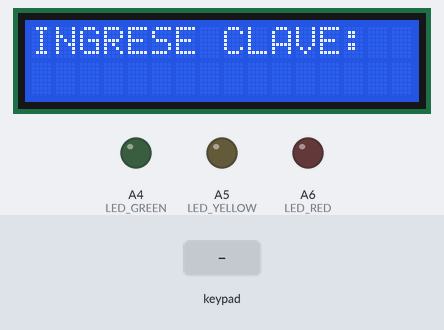
The sketch below on a simulated Arduino Mega 2560, built with avr-gcc and run on an emulated ATmega2560. Shown: 16×2 character LCD, output pins drawn as LEDs (lit = HIGH). The test bench sets the inputs (shaded band).

Above: at 1.2 s.
1.3 s: keypad keys 3 3 3 3 * pressed 0.4 s apart
At 3.5 s:
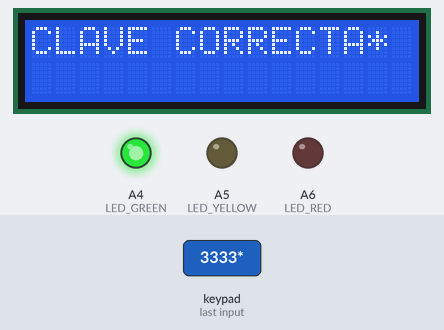
4.8 s: keypad keys 3 3 3 3 pressed 0.4 s apart
At 7.3 s:
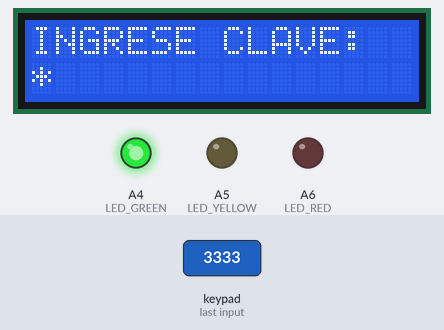
7.9 s: key '1' pressed
At 8.6 s:
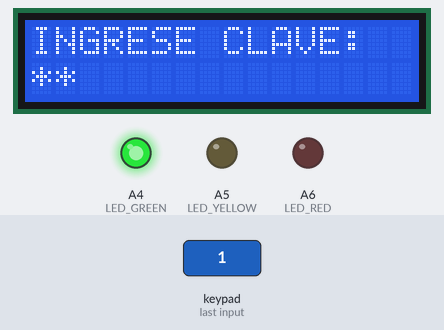
9.4 s: key '2' pressed
At 9.9 s:
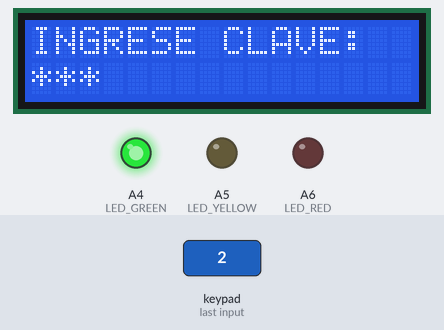
10.9 s: keypad keys 3 3 3 3 = pressed 0.4 s apart
At 14.5 s:
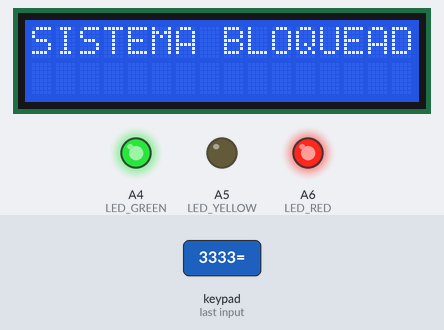
15.1 s: keypad keys 5 4 3 2 pressed 0.4 s apart
At 17.0 s:
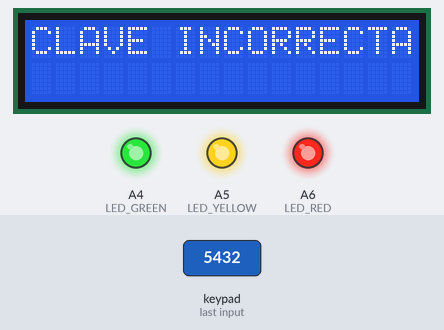
Timing chart, 0 to 18.6 s (numbered marks = the images above; inputs shaded):
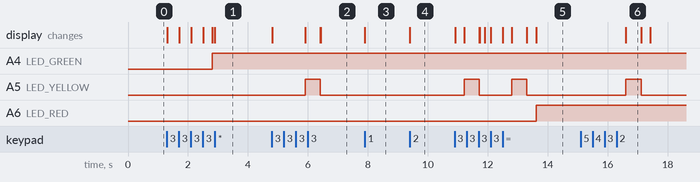

The sketch:

SistemaSeguridad.ino
```cpp
#include <LiquidCrystal.h>
#include <Keypad.h>

/* Display */
LiquidCrystal lcd(12, 11, 10, 9, 8, 7);

/* Keypad setup */
const byte KEYPAD_ROWS = 4;
const byte KEYPAD_COLS = 4;
byte rowPins[KEYPAD_ROWS] = {5, 4, 3, 2}; //R1 = 5, R2 = 4, R3 = 3. R4 = 2
byte colPins[KEYPAD_COLS] = {A3, A2, A1, A0};
char keys[KEYPAD_ROWS][KEYPAD_COLS] = {
  {'1', '2', '3', '+'},
  {'4', '5', '6', '-'},
  {'7', '8', '9', '*'},
  {'.', '0', '=', '/'}
};

Keypad keypad = Keypad(makeKeymap(keys), rowPins, colPins, KEYPAD_ROWS, KEYPAD_COLS);


#define  LED_YELLOW A5
#define  LED_GREEN A4
#define  LED_RED A6


char password[] = "3333";
char clave[4];
int idx = 0;
int intentos = 0;

void setup() {

  lcd.begin(16, 2);
  pinMode(LED_YELLOW, OUTPUT);
  pinMode(LED_GREEN, OUTPUT);
  pinMode(LED_RED, OUTPUT);
  digitalWrite(LED_YELLOW, LOW);
  digitalWrite(LED_GREEN, LOW);
  digitalWrite(LED_RED, LOW);
  lcd.setCursor(0, 0);
  lcd.print("INGRESE CLAVE: ");
  lcd.setCursor(0, 1);
}

void loop() {

  char key = keypad.getKey();

  if (key) {
    clave[idx++] = key;
    lcd.print("*");

    if (idx == 4) {
      if (clave[0] == password[0] && clave[1] == password[1] &&
          clave[2] == password[2] && clave[3] == password[3]) {

        delay(300);
        lcd.clear();
        lcd.setCursor(0, 0);
        digitalWrite(LED_GREEN, HIGH);
        lcd.print("CLAVE CORRECTA");
      }
      else {
        delay(300);
        lcd.clear();
        lcd.setCursor(0, 0);
        digitalWrite(LED_YELLOW, HIGH);
        lcd.print("CLAVE INCORRECTA");
        intentos++;
        delay(500);
        lcd.clear();
        digitalWrite(LED_YELLOW, LOW);
        if (intentos < 3) {
          lcd.setCursor(0, 0);
          lcd.print("INGRESE CLAVE:");
          lcd.setCursor(0, 1);
        }
      }
      idx = 0;
    }
    if (intentos >= 3) {
      delay(300);
      lcd.clear();
      lcd.setCursor(0, 0);
      digitalWrite(LED_RED, HIGH);
      lcd.print("SISTEMA BLOQUEADO");
    }
  }
}
```

Measured:
- after the input at 1.3 s, A4 (LED_GREEN): LOW → HIGH after 1.5 s; the display: first changes at once (image 1 shows a later state)
- after the input at 4.8 s, A5 (LED_YELLOW): LOW → HIGH after 1.1 s, → LOW 0.50 s later; the display: first changes at once (image 2 shows a later state)
- after the input at 7.9 s, the display: changes at once (image 3)
- after the input at 9.4 s, the display: changes at once (image 4)
- after the input at 10.9 s, A5 (LED_YELLOW): alternates HIGH for 0.50 s and LOW for 1.1 s, starting after 0.31 s; A6 (LED_RED): LOW → HIGH after 2.7 s; the display: first changes at once (image 5 shows a later state)
- after the input at 15.1 s, A5 (LED_YELLOW): LOW → HIGH after 1.5 s, → LOW 0.50 s later; the display: changes after 1.5 s (image 6)
- what the display in image 6 shows lasts 0.5 s, from 16.6 s to 17.1 s
